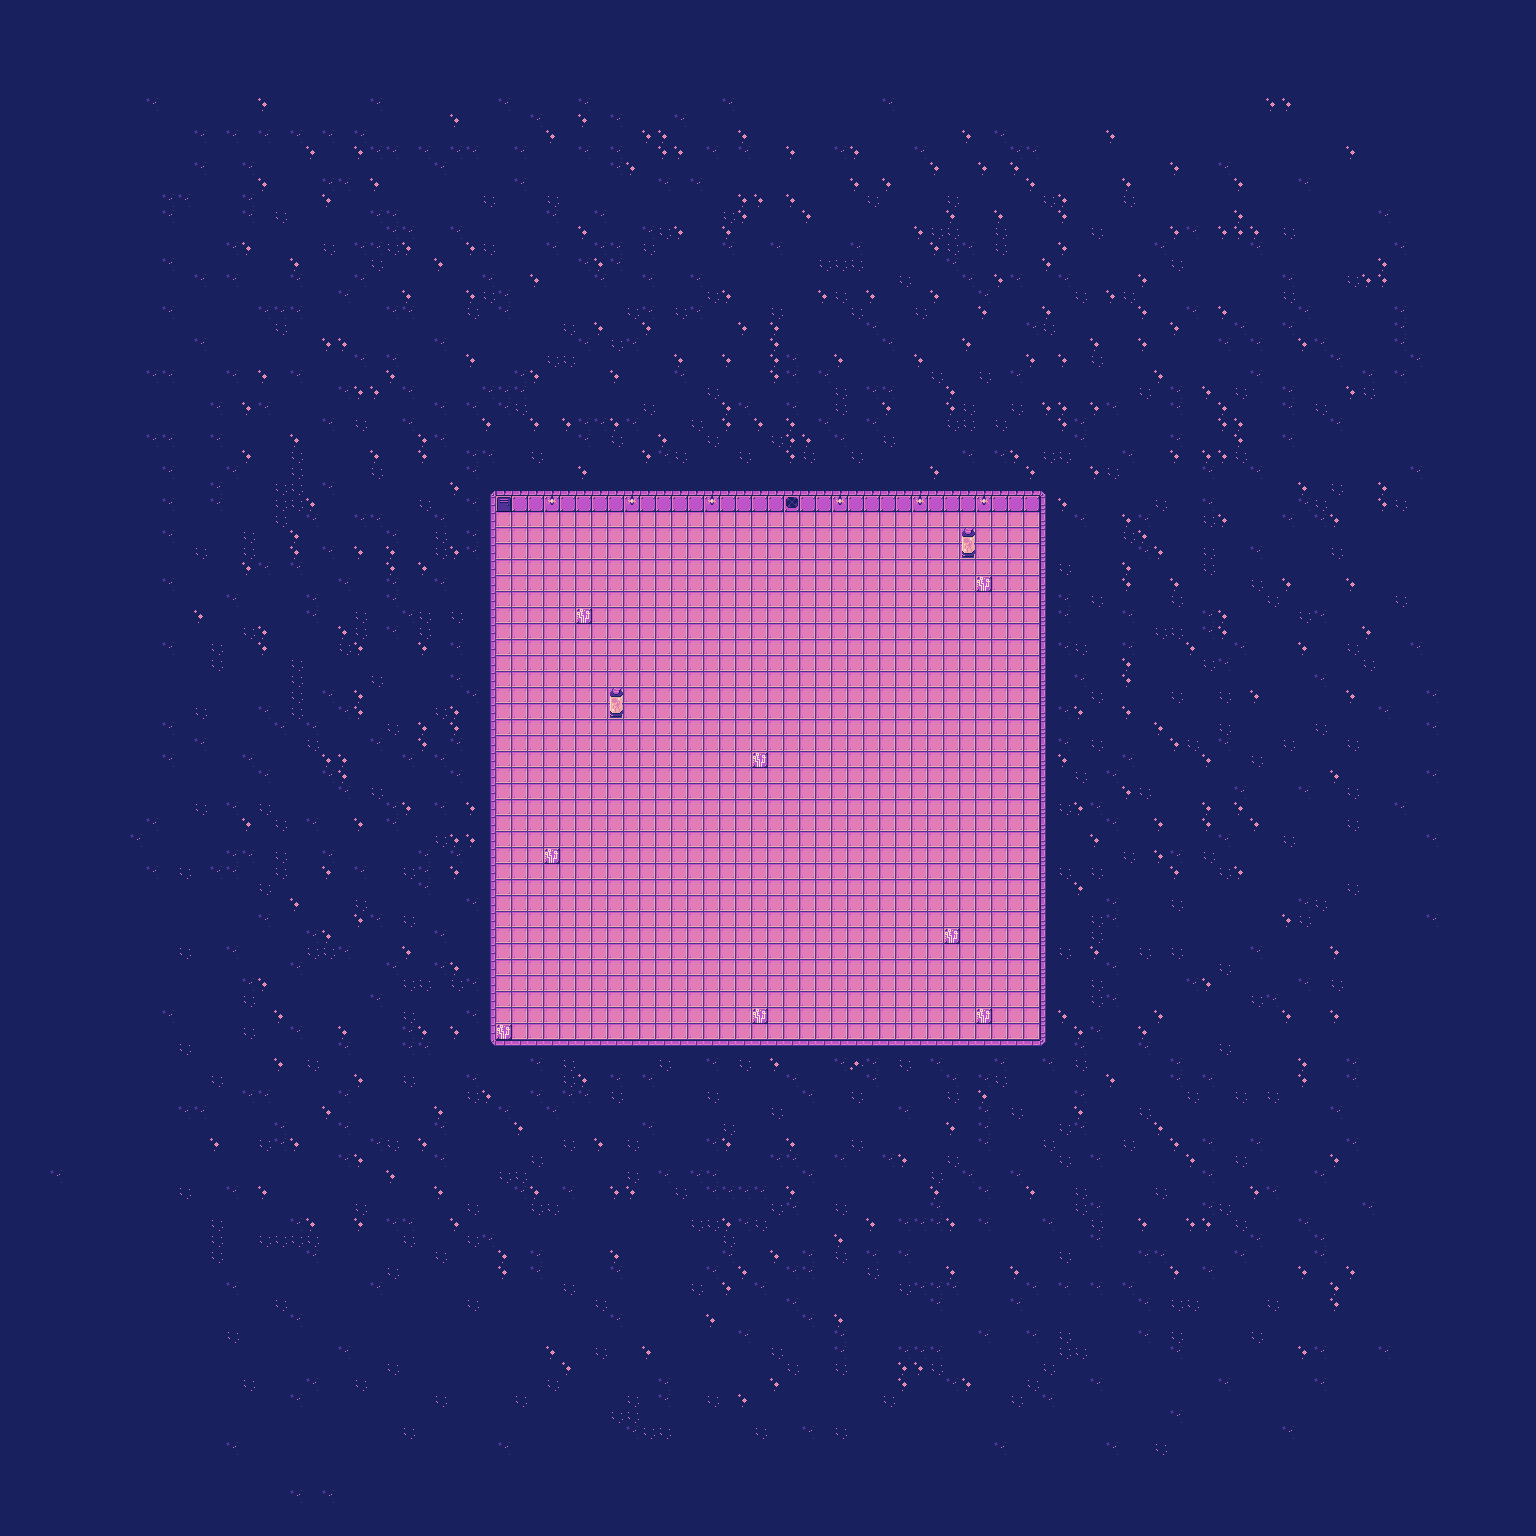

Tiled map render using the project's own tile images. Description and the map definition, with tile-layer contents summarised, below:
An orthogonal 96x96 tile map with 16x16 px tiles, 4 tile layers (Background, Walls, Interior, Overhead).

<map version="1.9" tiledversion="1.9.2" orientation="orthogonal" renderorder="right-down" width="96" height="96" tilewidth="16" tileheight="16" infinite="0" nextlayerid="6" nextobjectid="1">
 <tileset firstgid="1" name="cosmic-lilac-tiles" tilewidth="16" tileheight="16" tilecount="104" columns="13">
  <image source="cosmic-lilac-tiles.png" width="208" height="128" />
  <tile id="0">
   <properties>
    <property name="collide" type="bool" value="true" />
   </properties>
  </tile>
  <tile id="1">
   <properties>
    <property name="collide" type="bool" value="true" />
   </properties>
  </tile>
  <tile id="2">
   <properties>
    <property name="collide" type="bool" value="true" />
   </properties>
  </tile>
  <tile id="3">
   <properties>
    <property name="collide" type="bool" value="true" />
   </properties>
  </tile>
  <tile id="4">
   <properties>
    <property name="collide" type="bool" value="false" />
   </properties>
  </tile>
  <tile id="5">
   <properties>
    <property name="collide" type="bool" value="false" />
   </properties>
  </tile>
  <tile id="6">
   <properties>
    <property name="collide" type="bool" value="true" />
   </properties>
  </tile>
  <tile id="7">
   <properties>
    <property name="collide" type="bool" value="true" />
   </properties>
  </tile>
  <tile id="8">
   <properties>
    <property name="collide" type="bool" value="false" />
   </properties>
  </tile>
  <tile id="9">
   <properties>
    <property name="collide" type="bool" value="false" />
   </properties>
  </tile>
  <tile id="10">
   <properties>
    <property name="collide" type="bool" value="false" />
   </properties>
  </tile>
  <tile id="11">
   <properties>
    <property name="collide" type="bool" value="true" />
    <property name="data" type="bool" value="true" />
   </properties>
  </tile>
  <tile id="12">
   <properties>
    <property name="collide" type="bool" value="false" />
   </properties>
  </tile>
  <tile id="13">
   <properties>
    <property name="collide" type="bool" value="true" />
   </properties>
  </tile>
  <tile id="14">
   <properties>
    <property name="collide" type="bool" value="true" />
   </properties>
  </tile>
  <tile id="15">
   <properties>
    <property name="collide" type="bool" value="false" />
   </properties>
  </tile>
  <tile id="16">
   <properties>
    <property name="collide" type="bool" value="true" />
   </properties>
  </tile>
  <tile id="17">
   <properties>
    <property name="collide" type="bool" value="true" />
   </properties>
  </tile>
  <tile id="18">
   <properties>
    <property name="collide" type="bool" value="true" />
   </properties>
  </tile>
  <tile id="19">
   <properties>
    <property name="collide" type="bool" value="false" />
   </properties>
  </tile>
  <tile id="20">
   <properties>
    <property name="collide" type="bool" value="false" />
   </properties>
  </tile>
  <tile id="21">
   <properties>
    <property name="collide" type="bool" value="false" />
   </properties>
  </tile>
  <tile id="22">
   <properties>
    <property name="collide" type="bool" value="false" />
   </properties>
  </tile>
  <tile id="23">
   <properties>
    <property name="collide" type="bool" value="true" />
   </properties>
  </tile>
  <tile id="24">
   <properties>
    <property name="collide" type="bool" value="false" />
   </properties>
  </tile>
  <tile id="25">
   <properties>
    <property name="collide" type="bool" value="false" />
   </properties>
  </tile>
  <tile id="26">
   <properties>
    <property name="collide" type="bool" value="true" />
   </properties>
  </tile>
  <tile id="27">
   <properties>
    <property name="collide" type="bool" value="false" />
   </properties>
  </tile>
  <tile id="28">
   <properties>
    <property name="collide" type="bool" value="false" />
   </properties>
  </tile>
  <tile id="29">
   <properties>
    <property name="collide" type="bool" value="true" />
   </properties>
  </tile>
  <tile id="30">
   <properties>
    <property name="collide" type="bool" value="false" />
   </properties>
  </tile>
  <tile id="31">
   <properties>
    <property name="collide" type="bool" value="false" />
   </properties>
  </tile>
  <tile id="32">
   <properties>
    <property name="collide" type="bool" value="false" />
   </properties>
  </tile>
  <tile id="33">
   <properties>
    <property name="collide" type="bool" value="false" />
   </properties>
  </tile>
  <tile id="34">
   <properties>
    <property name="collide" type="bool" value="false" />
   </properties>
  </tile>
  <tile id="35">
   <properties>
    <property name="collide" type="bool" value="false" />
   </properties>
  </tile>
  <tile id="36">
   <properties>
    <property name="collide" type="bool" value="true" />
   </properties>
  </tile>
  <tile id="37">
   <properties>
    <property name="collide" type="bool" value="false" />
   </properties>
  </tile>
  <tile id="38">
   <properties>
    <property name="collide" type="bool" value="false" />
   </properties>
  </tile>
  <tile id="39">
   <properties>
    <property name="collide" type="bool" value="true" />
   </properties>
  </tile>
  <tile id="40">
   <properties>
    <property name="collide" type="bool" value="true" />
   </properties>
  </tile>
  <tile id="41">
   <properties>
    <property name="collide" type="bool" value="true" />
   </properties>
  </tile>
  <tile id="42">
   <properties>
    <property name="collide" type="bool" value="true" />
   </properties>
  </tile>
  <tile id="43">
   <properties>
    <property name="collide" type="bool" value="false" />
   </properties>
  </tile>
  <tile id="44">
   <properties>
    <property name="collide" type="bool" value="false" />
   </properties>
  </tile>
  <tile id="45">
   <properties>
    <property name="collide" type="bool" value="false" />
   </properties>
  </tile>
  <tile id="46">
   <properties>
    <property name="collide" type="bool" value="false" />
   </properties>
  </tile>
  <tile id="47">
   <properties>
    <property name="collide" type="bool" value="false" />
   </properties>
  </tile>
  <tile id="48">
   <properties>
    <property name="collide" type="bool" value="false" />
   </properties>
  </tile>
  <tile id="49">
   <properties>
    <property name="collide" type="bool" value="false" />
   </properties>
  </tile>
  <tile id="50">
   <properties>
    <property name="collide" type="bool" value="false" />
   </properties>
  </tile>
  <tile id="51">
   <properties>
    <property name="collide" type="bool" value="false" />
   </properties>
  </tile>
  <tile id="52">
   <properties>
    <property name="collide" type="bool" value="true" />
    <property name="portal" value="sixthLevel" />
   </properties>
  </tile>
  <tile id="53">
   <properties>
    <property name="collide" type="bool" value="false" />
   </properties>
  </tile>
  <tile id="54">
   <properties>
    <property name="collide" type="bool" value="false" />
   </properties>
  </tile>
  <tile id="55">
   <properties>
    <property name="collide" type="bool" value="false" />
   </properties>
  </tile>
  <tile id="56">
   <properties>
    <property name="collide" type="bool" value="false" />
   </properties>
  </tile>
  <tile id="57">
   <properties>
    <property name="collide" type="bool" value="false" />
   </properties>
  </tile>
  <tile id="58">
   <properties>
    <property name="collide" type="bool" value="false" />
   </properties>
  </tile>
  <tile id="59">
   <properties>
    <property name="collide" type="bool" value="false" />
   </properties>
  </tile>
  <tile id="60">
   <properties>
    <property name="collide" type="bool" value="false" />
   </properties>
  </tile>
  <tile id="61">
   <properties>
    <property name="collide" type="bool" value="false" />
   </properties>
  </tile>
  <tile id="62">
   <properties>
    <property name="collide" type="bool" value="false" />
   </properties>
  </tile>
  <tile id="63">
   <properties>
    <property name="collide" type="bool" value="false" />
   </properties>
  </tile>
  <tile id="64">
   <properties>
    <property name="collide" type="bool" value="false" />
   </properties>
  </tile>
  <tile id="65">
   <properties>
    <property name="collide" type="bool" value="true" />
   </properties>
  </tile>
  <tile id="66">
   <properties>
    <property name="collide" type="bool" value="false" />
   </properties>
  </tile>
  <tile id="67">
   <properties>
    <property name="collide" type="bool" value="false" />
   </properties>
  </tile>
  <tile id="68">
   <properties>
    <property name="collide" type="bool" value="false" />
   </properties>
  </tile>
  <tile id="69">
   <properties>
    <property name="collide" type="bool" value="false" />
   </properties>
  </tile>
  <tile id="70">
   <properties>
    <property name="collide" type="bool" value="false" />
   </properties>
  </tile>
  <tile id="71">
   <properties>
    <property name="collide" type="bool" value="false" />
   </properties>
  </tile>
  <tile id="72">
   <properties>
    <property name="collide" type="bool" value="false" />
   </properties>
  </tile>
  <tile id="73">
   <properties>
    <property name="collide" type="bool" value="false" />
   </properties>
  </tile>
  <tile id="74">
   <properties>
    <property name="collide" type="bool" value="false" />
   </properties>
  </tile>
  <tile id="75">
   <properties>
    <property name="collide" type="bool" value="false" />
   </properties>
  </tile>
  <tile id="76">
   <properties>
    <property name="collide" type="bool" value="false" />
   </properties>
  </tile>
  <tile id="77">
   <properties>
    <property name="collide" type="bool" value="false" />
   </properties>
  </tile>
  <tile id="78">
   <properties>
    <property name="collide" type="bool" value="false" />
   </properties>
  </tile>
  <tile id="79">
   <properties>
    <property name="collide" type="bool" value="false" />
   </properties>
  </tile>
  <tile id="80">
   <properties>
    <property name="collide" type="bool" value="false" />
   </properties>
  </tile>
  <tile id="81">
   <properties>
    <property name="collide" type="bool" value="false" />
   </properties>
  </tile>
  <tile id="82">
   <properties>
    <property name="collide" type="bool" value="false" />
   </properties>
  </tile>
  <tile id="83">
   <properties>
    <property name="collide" type="bool" value="false" />
   </properties>
  </tile>
  <tile id="84">
   <properties>
    <property name="collide" type="bool" value="false" />
   </properties>
  </tile>
  <tile id="85">
   <properties>
    <property name="collide" type="bool" value="false" />
   </properties>
  </tile>
  <tile id="86">
   <properties>
    <property name="collide" type="bool" value="false" />
   </properties>
  </tile>
  <tile id="87">
   <properties>
    <property name="collide" type="bool" value="false" />
   </properties>
  </tile>
  <tile id="88">
   <properties>
    <property name="collide" type="bool" value="false" />
   </properties>
  </tile>
  <tile id="89">
   <properties>
    <property name="collide" type="bool" value="false" />
   </properties>
  </tile>
  <tile id="90">
   <properties>
    <property name="collide" type="bool" value="false" />
   </properties>
  </tile>
  <tile id="91">
   <properties>
    <property name="collide" type="bool" value="false" />
   </properties>
  </tile>
  <tile id="92">
   <properties>
    <property name="collide" type="bool" value="false" />
   </properties>
  </tile>
  <tile id="93">
   <properties>
    <property name="collide" type="bool" value="false" />
   </properties>
  </tile>
  <tile id="94">
   <properties>
    <property name="collide" type="bool" value="false" />
   </properties>
  </tile>
  <tile id="95">
   <properties>
    <property name="collide" type="bool" value="false" />
   </properties>
  </tile>
  <tile id="96">
   <properties>
    <property name="collide" type="bool" value="false" />
   </properties>
  </tile>
  <tile id="97">
   <properties>
    <property name="collide" type="bool" value="false" />
   </properties>
  </tile>
  <tile id="98">
   <properties>
    <property name="collide" type="bool" value="false" />
   </properties>
  </tile>
  <tile id="99">
   <properties>
    <property name="collide" type="bool" value="false" />
   </properties>
  </tile>
  <tile id="100">
   <properties>
    <property name="collide" type="bool" value="false" />
   </properties>
  </tile>
  <tile id="101">
   <properties>
    <property name="collide" type="bool" value="false" />
   </properties>
  </tile>
  <tile id="102">
   <properties>
    <property name="collide" type="bool" value="false" />
   </properties>
  </tile>
  <tile id="103">
   <properties>
    <property name="collide" type="bool" value="false" />
   </properties>
  </tile>
 </tileset>
 <layer id="1" name="Background" width="96" height="96">
  <data>[9216 cells, 9216 non-empty, 5 distinct tile ids]</data>
 </layer>
 <layer id="2" name="Walls" width="96" height="96">
  <data>[9216 cells, 174 non-empty, 12 distinct tile ids]</data>
 </layer>
 <layer id="3" name="Interior" width="96" height="96">
  <data>[9216 cells, 11 non-empty, 3 distinct tile ids]</data>
 </layer>
 <layer id="5" name="Overhead" width="96" height="96">
  <data>[9216 cells, 2 non-empty, 1 distinct tile ids]</data>
 </layer>
 <objectgroup id="4" name="Script" />
</map>
